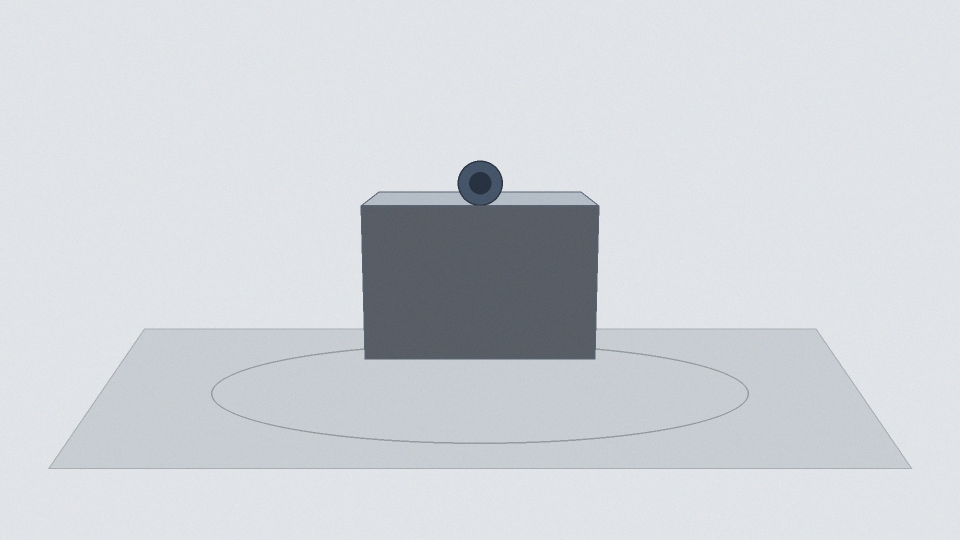
#> input picture data/00_raw_master/IMG_0001.JPG, 1920 x 1080 px (shown at 1/2 size); its folder holds only this picture in this run
$ python preprocess_casual_photos.py
#> lines starting #> are read from the running program, lines starting #| are printed output that depends on the picture
#!/usr/bin/env python3
"""
Phase 2 — preprocess_casual_photos.py
Automated Preprocessing & Normalization Engine for Casual Smartphone Photographs.

Designed for real-world, unconstrained handheld captures (without professional studio equipment):
  1. Auto-Orientation: Detects EXIF rotation tags (portrait, landscape, upside-down)
     and transposes pixel buffers to be physically upright using PIL ImageOps.
  2. Sharpness & Blur Filtering: Calculates the variance of the 2D Laplacian operator
     to quantify optical and motion sharpness. Flags or excludes blurry images.
  3. Safe Megapixel Downscaling: Resizes oversized phone photos (e.g. 48MP, 108MP)
     to a safe maximum dimension (default: 2560px) with high-fidelity Lanczos filtering,
     preventing Out-Of-Memory (OOM) crashes during feature extraction and MVS.
  4. Multi-Lens / Multi-Camera Detection: Identifies distinct focal lengths and sensor
     configurations across modern multi-camera smartphones (ultra-wide, wide, telephoto).
  5. Automated Dataset Splitting: Partitions cleaned, verified images into Reconstruction (85%)
     and Held-Out Validation (15%) subsets with uniform angular coverage.
  6. Phase 2 Audit Report: Generates a detailed audit of sharpness, rotations, and camera profiles.

Usage:
    python scripts/preprocess_casual_photos.py
    python scripts/preprocess_casual_photos.py --blur_threshold 50.0 --max_dim 2560
"""

import argparse
import json
import math
import shutil
import sys
from datetime import datetime
from pathlib import Path

try:
    from PIL import Image, ImageOps, ExifTags
    PIL_AVAILABLE = True
except ImportError:
    PIL_AVAILABLE = False
    print("[ERROR] Pillow is required for preprocessing. Run: pip install Pillow")

try:
    import numpy as np
    import scipy.ndimage as ndimage
    SCIPY_AVAILABLE = True
except ImportError:
    SCIPY_AVAILABLE = False
    print("[ERROR] NumPy and SciPy are required for blur detection. Run: pip install numpy scipy")

BASE_DIR = Path(__file__).resolve().parent.parent
IMAGE_EXTENSIONS = {".jpg", ".jpeg", ".png", ".tiff", ".tif", ".cr2", ".nef", ".dng"}

DEFAULT_SOURCE_DIR = BASE_DIR / "data" / "00_raw_master"
DEFAULT_OUTPUT_DIR = BASE_DIR / "data" / "03_preprocessed"
DEFAULT_RECON_DIR = BASE_DIR / "data" / "01_reconstruction"
DEFAULT_HELD_OUT_DIR = BASE_DIR / "data" / "02_held_out"
DEFAULT_SPLIT_JSON = BASE_DIR / "manifests" / "dataset_split.json"
DEFAULT_REPORT_MD = BASE_DIR / "reports" / "phase_2_preprocessing_report.md"


def compute_laplacian_blur_score(pil_img):
    """
    Computes image sharpness using Pech-Pacheco's Laplacian variance method.
    Returns: float score (higher = sharper, typically > 80 is very sharp, < 30 is blurry).
    """
    if not SCIPY_AVAILABLE:
        return 100.0  # fallback if scipy not available

    # Convert to grayscale
    gray_img = pil_img.convert("L")
    arr = np.array(gray_img, dtype=np.float64)

    # Compute discrete Laplacian using 3x3 convolution
    lap = ndimage.laplace(arr)
    var_score = float(np.var(lap))
    return var_score


def get_image_metadata(img_path):
    """Extracts resolution, EXIF orientation, camera model, and focal length."""
    info = {
        "width": 0,
        "height": 0,
        "orientation_tag": 1,
        "rotation_needed_deg": 0,
        "make": "Unknown",
        "model": "Unknown",
        "focal_length_mm": None,
        "iso": None,
        "exposure_time": None
    }
    if not PIL_AVAILABLE:
        return info

    try:
        with Image.open(img_path) as im:
            info["width"], info["height"] = im.size
            exif = im._getexif() or {}
            orient = exif.get(0x0112, 1)
            info["orientation_tag"] = orient

            # Map EXIF orientation tag to approximate rotation
            orient_map = {1: 0, 3: 180, 6: 90, 8: 270}
            info["rotation_needed_deg"] = orient_map.get(orient, 0)

            for tag_id, val in exif.items():
                tag_name = ExifTags.TAGS.get(tag_id, tag_id)
                if tag_name == "Make":
                    info["make"] = str(val).strip()
                elif tag_name == "Model":
                    info["model"] = str(val).strip()
                elif tag_name == "FocalLength":
                    if hasattr(val, "numerator") and hasattr(val, "denominator"):
                        info["focal_length_mm"] = round(val.numerator / val.denominator, 1)
                    elif isinstance(val, (tuple, list)) and len(val) == 2 and val[1] != 0:
                        info["focal_length_mm"] = round(float(val[0]) / float(val[1]), 1)
                    elif hasattr(val, "__float__"):
                        info["focal_length_mm"] = round(float(val), 1)
                    else:
                        info["focal_length_mm"] = str(val)
                elif tag_name == "ISOSpeedRatings":
                    info["iso"] = str(val)
                elif tag_name == "ExposureTime":
                    info["exposure_time"] = str(val)
    except Exception as e:
        info["read_error"] = str(e)

    return info


def normalize_image(input_path, output_path, max_dim=2560):
    """
    1. Transposes EXIF orientation to standard upright.
    2. Resizes if max dimension exceeds max_dim (preserving aspect ratio).
    3. Normalizes EXIF orientation tag to 1 (normal).
    Returns: (processed_pil_image, was_rotated, was_resized, original_size, new_size)
    """
    with Image.open(input_path) as im:
        orig_size = im.size
        # Step 1: Physical upright orientation
        transposed = ImageOps.exif_transpose(im)
        was_rotated = (transposed.size != orig_size) or (im._getexif() or {}).get(0x0112, 1) != 1

        # Step 2: Safe Downscaling if requested
        cur_w, cur_h = transposed.size
        max_edge = max(cur_w, cur_h)
        was_resized = False

        if max_dim > 0 and max_edge > max_dim:
            scale = max_dim / float(max_edge)
            new_w = int(round(cur_w * scale))
            new_h = int(round(cur_h * scale))
            # Use high-quality Lanczos resampling
            resample_filter = getattr(Image.Resampling, "LANCZOS", Image.LANCZOS)
            final_img = transposed.resize((new_w, new_h), resample=resample_filter)
            was_resized = True
        else:
            final_img = transposed

        new_size = final_img.size

        # Step 3: Save with normalized orientation tag
        output_path.parent.mkdir(parents=True, exist_ok=True)
        exif = transposed.getexif()
        exif[0x0112] = 1  # Reset to standard upright orientation

        # Save image (convert RGBA to RGB with white background if saving to JPEG)
        if output_path.suffix.lower() in [".jpg", ".jpeg"]:
            if final_img.mode in ("RGBA", "LA", "P"):
                rgb_bg = Image.new("RGB", final_img.size, (255, 255, 255))
                if final_img.mode == "P":
                    final_img = final_img.convert("RGBA")
                alpha = final_img.split()[3] if len(final_img.split()) == 4 else None
                rgb_bg.paste(final_img, mask=alpha)
                save_img = rgb_bg
            else:
                save_img = final_img
            save_img.save(output_path, quality=95, exif=exif, subsampling=0)
        else:
            final_img.save(output_path)

        return final_img, was_rotated, was_resized, orig_size, new_size


def preprocess_dataset(
    source_dir,
    output_dir,
    recon_dir,
    held_out_dir,
    split_json,
    report_md,
    max_dim=2560,
    blur_threshold=50.0,
    exclude_blurry=True,
    held_out_ratio=0.15,
    auto_split=True
):
    source_path = Path(source_dir)
    output_path = Path(output_dir)
    recon_path = Path(recon_dir)
    held_out_path = Path(held_out_dir)
    excluded_blurry_dir = output_path / "excluded_blurry"

    output_path.mkdir(parents=True, exist_ok=True)
    excluded_blurry_dir.mkdir(parents=True, exist_ok=True)

    files = sorted([f for f in source_path.iterdir()
                    if f.is_file() and f.suffix.lower() in IMAGE_EXTENSIONS and not f.name.startswith(".")])

    print("\n" + "=" * 70)
    print("  CASUAL SMARTPHONE PHOTO PREPROCESSING ENGINE (PHASE 2)")
    print(f"  Source Directory: {source_path}")
    print(f"  Output Clean Dir: {output_path}")
    print(f"  Found Images:     {len(files)}")
    print(f"  Max Dimension:    {max_dim} px (0 = no downscale)")
    print(f"  Blur Threshold:   {blur_threshold:.1f} (Laplacian variance)")
    print("=" * 70)

    if not files:
        print("[WARNING] No source images found. Please add photos to data/00_raw_master/ and rerun.")
        return False

    records = []
    camera_profiles = set()

    for idx, f in enumerate(files, start=1):
        meta = get_image_metadata(f)
        cam_key = f"{meta['make']} {meta['model']} ({meta['focal_length_mm']}mm)"
        camera_profiles.add(cam_key)

        clean_file = output_path / f.name
        processed_img, was_rotated, was_resized, orig_size, new_size = normalize_image(
            f, clean_file, max_dim=max_dim
        )

        blur_score = compute_laplacian_blur_score(processed_img)
        is_blurry = blur_score < blur_threshold

        status = "Sharp"
        if is_blurry:
            status = "BLURRY"
            if exclude_blurry:
                # Move to excluded folder
                blurry_dest = excluded_blurry_dir / f.name
                shutil.move(str(clean_file), str(blurry_dest))
                status = "EXCLUDED (BLUR)"

        record = {
            "filename": f.name,
            "orig_size": f"{orig_size[0]}x{orig_size[1]}",
            "new_size": f"{new_size[0]}x{new_size[1]}",
            "exif_orient": meta["orientation_tag"],
            "was_rotated": was_rotated,
            "was_resized": was_resized,
            "blur_score": blur_score,
            "status": status,
            "is_excluded": is_blurry and exclude_blurry,
            "camera_profile": cam_key,
            "focal_length_mm": meta["focal_length_mm"],
            "clean_path": clean_file if not (is_blurry and exclude_blurry) else (excluded_blurry_dir / f.name)
        }
        records.append(record)

        rot_str = f"Rotated {meta['rotation_needed_deg']}deg" if was_rotated else "Upright"
        res_str = f"Resized -> {record['new_size']}" if was_resized else "Original size"
        blur_str = f"Sharpness: {blur_score:6.1f} [{status}]"
        print(f"  [{idx:02d}/{len(files):02d}] {f.name:15s} | {rot_str:15s} | {res_str:20s} | {blur_str}")

    # Camera groupings check
    print("-" * 70)
    print(f"  Detected Camera / Lens Profiles: {len(camera_profiles)}")
    for cp in sorted(camera_profiles):
        print(f"    * {cp}")

    usable_records = [r for r in records if not r["is_excluded"]]
    excluded_records = [r for r in records if r["is_excluded"]]

    print(f"\n  Summary: {len(usable_records)} usable images, {len(excluded_records)} blurry/excluded.")

    # Smart Split Partitioning
    if auto_split and usable_records:
        recon_path.mkdir(parents=True, exist_ok=True)
        held_out_path.mkdir(parents=True, exist_ok=True)

        # Clear existing images to prevent stale files from previous runs
        for old_img in list(recon_path.iterdir()):
            if old_img.is_file() and old_img.suffix.lower() in IMAGE_EXTENSIONS:
                try:
                    old_img.unlink()
                except Exception:
                    pass
        for old_img in list(held_out_path.iterdir()):
            if old_img.is_file() and old_img.suffix.lower() in IMAGE_EXTENSIONS:
                try:
                    old_img.unlink()
                except Exception:
                    pass

        num_usable = len(usable_records)
        num_held_out = max(1, int(round(num_usable * held_out_ratio))) if num_usable >= 6 else 0

        # Pick held-out photos evenly spaced across the sequence to ensure angle diversity
        held_out_indices = set()
        if num_held_out > 0:
            step = num_usable / float(num_held_out)
            for i in range(num_held_out):
                idx = int(round((i + 0.5) * step))
                idx = min(idx, num_usable - 1)
                held_out_indices.add(idx)

        recon_files = []
        held_out_files = []

        for idx, r in enumerate(usable_records):
            src_file = r["clean_path"]
            if idx in held_out_indices:
                dst_file = held_out_path / r["filename"]
                r["split"] = "Held-Out"
                held_out_files.append(r["filename"])
            else:
                dst_file = recon_path / r["filename"]
                r["split"] = "Reconstruction"
                recon_files.append(r["filename"])
            shutil.copy2(str(src_file), str(dst_file))

        for r in excluded_records:
            r["split"] = "Excluded"

        # Update dataset_split.json
        split_data = {
            "total_images": len(files),
            "reconstruction_count": len(recon_files),
            "held_out_count": len(held_out_files),
            "excluded_count": len(excluded_records),
            "reconstruction_images": recon_files,
            "held_out_images": held_out_files,
            "excluded_images": [r["filename"] for r in excluded_records],
            "timestamp": datetime.now().isoformat()
        }
        with open(split_json, "w", encoding="utf-8") as f:
            json.dump(split_data, f, indent=2)
        print(f"  [OK] Updated dataset split: {split_json}")
        print(f"       -> {len(recon_files)} in data/01_reconstruction/")
        print(f"       -> {len(held_out_files)} in data/02_held_out/")

    # Generate Preprocessing Audit Report
    write_preprocessing_report(report_md, records, camera_profiles, max_dim, blur_threshold)
    print(f"  [OK] Saved report: {report_md}")
    print("=" * 70 + "\n")
    return True


def write_preprocessing_report(report_path, records, camera_profiles, max_dim, blur_threshold):
    report_file = Path(report_path)
    report_file.parent.mkdir(parents=True, exist_ok=True)
    with open(report_file, "w", encoding="utf-8") as f:
        f.write("# Phase 2: Casual Photo Preprocessing & Normalization Report\n\n")
        f.write(f"- **Generated:** {datetime.now().strftime('%Y-%m-%d %H:%M:%S')}\n")
        f.write(f"- **Total Source Images:** {len(records)}\n")
        f.write(f"- **Max Allowed Dimension:** {max_dim} px\n")
        f.write(f"- **Sharpness / Blur Threshold:** {blur_threshold:.1f} (Laplacian variance)\n\n")

        f.write("## Camera & Lens Profiles Detected\n\n")
        if len(camera_profiles) > 1:
            f.write("> [!IMPORTANT]\n")
            f.write(f"> **Multiple camera / lens profiles detected ({len(camera_profiles)}).**\n")
            f.write("> When running COLMAP SfM, do **not** force a single shared camera model.\n")
            f.write("> The pipeline will automatically supply `--ImageReader.single_camera 0`\n")
            f.write("> and `--ImageReader.camera_model SIMPLE_RADIAL` for independent self-calibration.\n\n")
        else:
            f.write(f"- Single lens profile: `{list(camera_profiles)[0] if camera_profiles else 'None'}`\n\n")

        for cp in sorted(camera_profiles):
            count = sum(1 for r in records if r["camera_profile"] == cp)
            f.write(f"- `{cp}`: {count} images\n")
        f.write("\n")

        f.write("## Image Inspection & Normalization Table\n\n")
        f.write("| Filename | Original Size | Clean Size | Auto-Orientation | Sharpness Score | Status | Split |\n")
        f.write("| :--- | :--- | :--- | :--- | :--- | :--- | :--- |\n")
        for r in records:
            rot = "Rotated upright" if r["was_rotated"] else "Already upright"
            f.write(f"| `{r['filename']}` | {r['orig_size']} | {r['new_size']} | {rot} | {r['blur_score']:.1f} | {r['status']} | {r.get('split', 'N/A')} |\n")
        f.write("\n")

        f.write("## Recommended Next Steps\n\n")
        f.write("1. Check any images marked `BLURRY` or `EXCLUDED (BLUR)`.\n")
        f.write("2. If important surfaces were excluded, take 1-2 steady replacement shots.\n")
        f.write("3. Run Phase 2 SfM via `python scripts/run_colmap_sfm.py` or master `python scripts/run_pipeline.py`.\n")


def main():
    parser = argparse.ArgumentParser(description="Preprocess and normalize casual handheld smartphone photos")
    parser.add_argument("--source_dir", default=str(DEFAULT_SOURCE_DIR), help="Source directory containing raw images")
    parser.add_argument("--output_dir", default=str(DEFAULT_OUTPUT_DIR), help="Destination for normalized images")
    parser.add_argument("--recon_dir", default=str(DEFAULT_RECON_DIR), help="Destination for reconstruction subset")
    parser.add_argument("--held_out_dir", default=str(DEFAULT_HELD_OUT_DIR), help="Destination for held-out subset")
    parser.add_argument("--split_json", default=str(DEFAULT_SPLIT_JSON), help="Path to dataset_split.json")
    parser.add_argument("--report_md", default=str(DEFAULT_REPORT_MD), help="Path to preprocessing report markdown")
    parser.add_argument("--max_dim", type=int, default=2560, help="Max width/height (px) to prevent OOM (0=keep full)")
    parser.add_argument("--blur_threshold", type=float, default=50.0, help="Laplacian variance threshold for sharpness")
    parser.add_argument("--no_exclude_blurry", action="store_true", help="Keep blurry images in reconstruction anyway")
    parser.add_argument("--held_out_ratio", type=float, default=0.15, help="Ratio of photos reserved for held-out validation")
    parser.add_argument("--no_auto_split", action="store_true", help="Do not automatically populate reconstruction/held_out folders")

    args = parser.parse_args()

    preprocess_dataset(
        source_dir=args.source_dir,
        output_dir=args.output_dir,
        recon_dir=args.recon_dir,
        held_out_dir=args.held_out_dir,
        split_json=args.split_json,
        report_md=args.report_md,
        max_dim=args.max_dim,
        blur_threshold=args.blur_threshold,
        exclude_blurry=not args.no_exclude_blurry,
        held_out_ratio=args.held_out_ratio,
        auto_split=not args.no_auto_split
    )
#> in get_image_metadata, im is the input picture: PIL image 1920x1080 RGB; mean R, G, B 209.1, 212.7, 217.4
#> in get_image_metadata, `exif = im._getexif() or {}`: exif = {37378: (18, 10), 34855: 100, 37386: (500, 10), 271: 'SONY', 272: 'ILCE-7M3', 33434: (1, 160)}
#> in get_image_metadata, `orient = exif.get(0x0112, 1)`: orient = 1
#> the loop in get_image_metadata, `for tag_id, val in exif.items():` made 6 passes
#> (tag_id, val, tag_name) on passes 1 to 6: (37378, (18, 10), 'ApertureValue'), (34855, 100, 'ISOSpeedRatings'), (37386, (500, 10), 'FocalLength'), (271, 'SONY', 'Make'), (272, 'ILCE-7M3', 'Model'), (33434, (1, 160), 'ExposureTime')
#> after the loop in get_image_metadata, `for tag_id, val in exif.items():`: info = 9 items
#> in preprocess_dataset, `cam_key = f"{meta['make']} {meta['model']} ({meta['focal_length_mm']}m..`: cam_key = 'SONY ILCE-7M3 (50.0mm)'
#> in normalize_image, `was_rotated = (transposed.size != orig_size) or (im._getexif() or {})...`: was_rotated = False
#> in preprocess_dataset, `processed_img, was_rotated, was_resized, orig_size, new_size = normali..`: orig_size = (1920, 1080)
#> in compute_laplacian_blur_score, `lap = ndimage.laplace(arr)`:
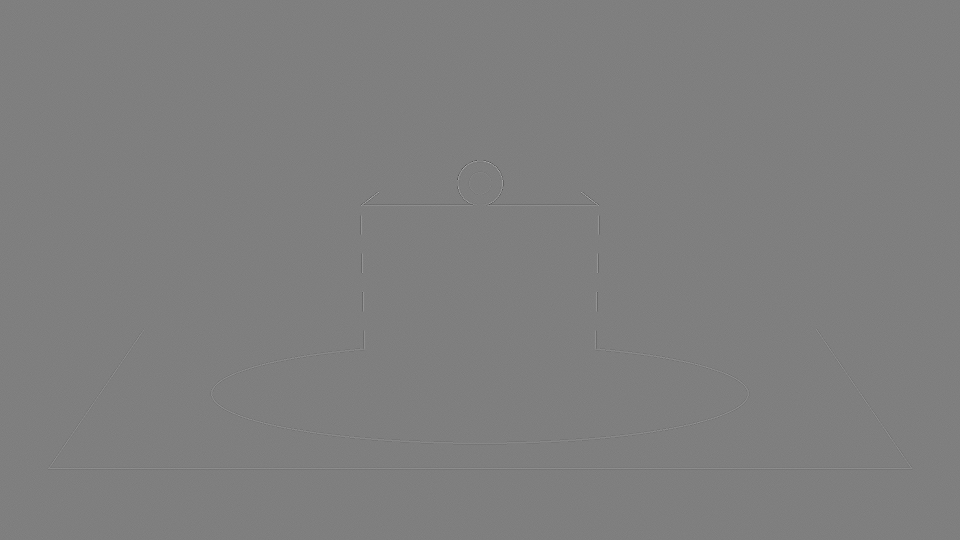
#> lap: shape (1080, 1920) float64 (shown at 1/2 size); min -385, max 387, mean 0; drawn with min black and max white
#> in compute_laplacian_blur_score, `var_score = float(np.var(lap))`: var_score = 232.2
#> in preprocess_dataset, `is_blurry = blur_score < blur_threshold`: is_blurry = False
#> in preprocess_dataset, `rot_str = f"Rotated {meta['rotation_needed_deg']}deg" if was_rotated e..`: rot_str = 'Upright'
#> in preprocess_dataset, `res_str = f"Resized -> {record['new_size']}" if was_resized else "Orig..`: res_str = 'Original size'
#> in preprocess_dataset, `blur_str = f"Sharpness: {blur_score:6.1f} [{status}]"`: blur_str = 'Sharpness:  232.2 [Sharp]'
#|   [01/01] IMG_0001.JPG    | Upright         | Original size        | Sharpness:  232.2 [Sharp]
#|   Detected Camera / Lens Profiles: 1
#> the loop in preprocess_dataset, `for cp in sorted(camera_profiles):` made 1 pass
#> cp on pass 1: 'SONY ILCE-7M3 (50.0mm)'
#|     * SONY ILCE-7M3 (50.0mm)
#> in preprocess_dataset, `usable_records = [r for r in records if not r["is_excluded"]]`: usable_records = 1 item
#> in preprocess_dataset, `excluded_records = [r for r in records if r["is_excluded"]]`: excluded_records = []
#|   Summary: 1 usable images, 0 blurry/excluded.
#> in preprocess_dataset, `num_usable = len(usable_records)`: num_usable = 1
#> in preprocess_dataset, `num_held_out = max(1, int(round(num_usable * held_out_ratio))) if num_..`: num_held_out = 0
#> the loop in preprocess_dataset, `for idx, r in enumerate(usable_records):` made 1 pass
#> after the loop in preprocess_dataset, `for idx, r in enumerate(usable_records):`: held_out_files = []; recon_files = ['IMG_0001.JPG']
#|        -> 1 in data/01_reconstruction/
#|        -> 0 in data/02_held_out/
#> the loop in write_preprocessing_report, `for cp in sorted(camera_profiles):` made 1 pass
#> count on pass 1: 1
#> the loop in write_preprocessing_report, `for r in records:` made 1 pass


if __name__ == "__main__":
    main()
